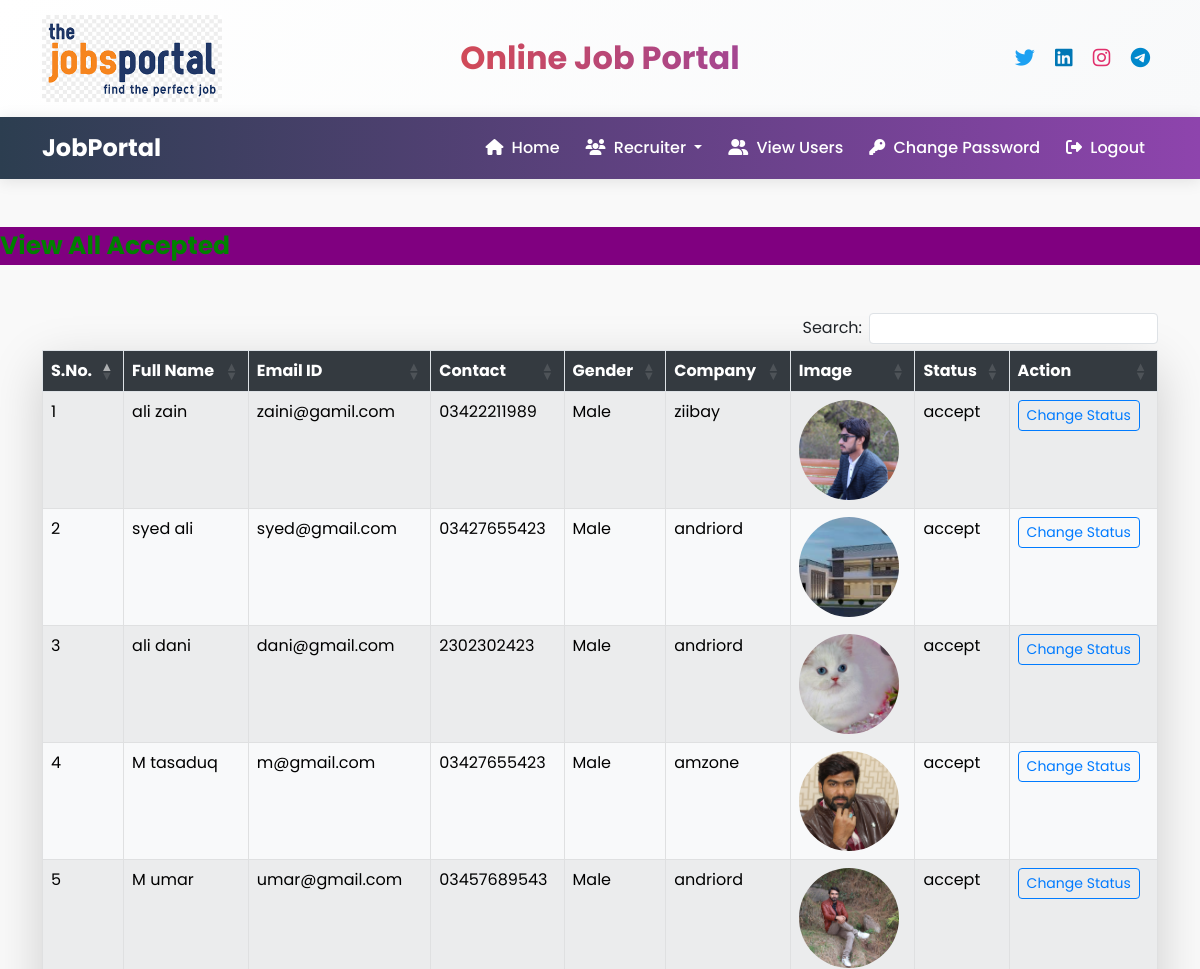
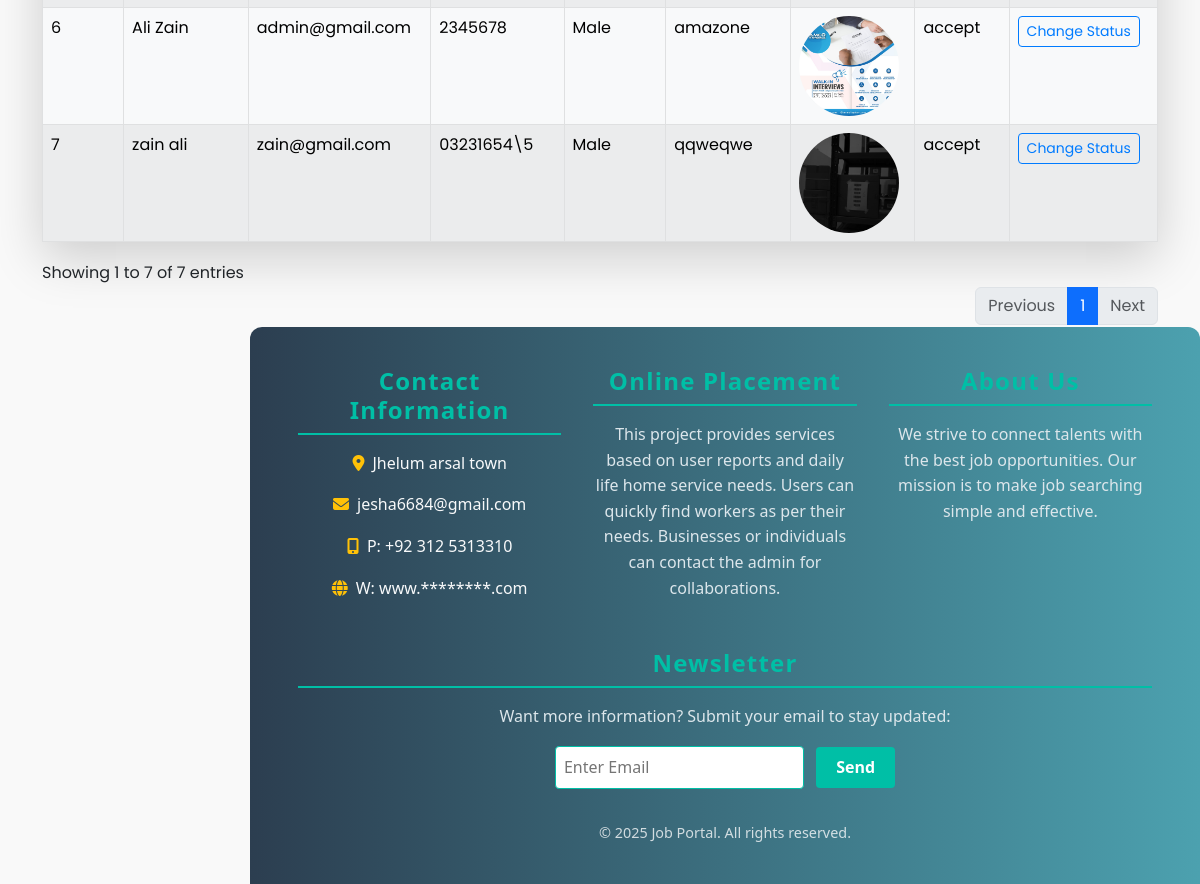
The page /recruiter_accepted/ (signed in) on the database its author committed (2 pictures, top to bottom).
### job/models.py (models this page shows, shortened)
class Recruiter(models.Model):
    user = models.ForeignKey(User, on_delete=models.CASCADE)
    mobile = models.CharField(max_length=15, null=True)
    image = models.FileField(null=True)
    gender = models.CharField(max_length=15, null=True)
    type = models.CharField(max_length=15, null=True)
    company = models.CharField(max_length=150, null=True)
    status = models.CharField(max_length=25, null=True)

### job/views.py (the view)
# urls.py: path('recruiter_accepted/', views.recruiter_accepted, name='recruiter_accepted'),
def recruiter_accepted(request):
    if not request.user.is_authenticated:
        return redirect('admin_login')
    data = Recruiter.objects.filter(status='accept')
    d = {'data':data}
    return render(request, 'recruiter_accepted.html', d)

### job/templates/recruiter_accepted.html (shortened to what this page needs)
{% load static %}
{% block body %}
{% include 'admin_nava.html' %}
<marquee style="font-size:25px; color:green; background-color:purple; font-weight:bold; margin-top:1%;">
   View All Accepted
</marquee>
<div class="container mt-5">
   <table class="table table-striped table-bordered table-hover table-responsive shadow-lg" id="example">
      <thead class="thead-dark">
         <tr>
            <th>S.No.</th>
            <th>Full Name</th>
            <th>Email ID</th>
            <th>Contact</th>
            <th>Gender</th>
            <th>Company</th>
            <th>Image</th>
            <th>Status</th>
            <th>Action</th>
         </tr>
      </thead>
      <tbody>
         {% for i in data %}
         <tr class="table-light">
            <td>{{ forloop.counter }}</td>
            <td>{{ i.user.first_name }} {{ i.user.last_name }}</td>
            <td>{{ i.user.username }}</td>
            <td>{{ i.mobile }}</td>
            <td>{{ i.gender }}</td>
            <td>{{ i.company }}</td>
            <td><img src="{{ i.image.url }}" height="100px" width="100px" class="rounded-circle" /></td>
            <td>
               {% if i.status == 'Accepted' %}
                  <span >{{ i.status }}</span>
               {% else %}
                  <span >{{ i.status }}</span>
               {% endif %}
            </td>
            <td>
               <a href="{% url 'change_status' i.id %}" class="btn btn-outline-primary btn-sm">Change Status</a>
            </td>
         </tr>
         {% endfor %}
      </tbody>
   </table>
</div>
{% include 'footer.html' %}
{% endblock %}

### job/templates/admin_nava.html (style rules this page uses)
:root { --primary-color: #8e44ad; --secondary-color: #3498db; --dark-color: #2c3e50; --light-color: #ecf0f1; --accent-color: #e74c3c; }
body { font-family: 'Poppins', sans-serif; background-color: #f9f9f9; }

### job/templates/recruiter_accepted.html (style rules this page uses)
table { width: 100%; margin-top: 20px; }
.thead-dark th { background-color: #343a40; color: white; font-weight: bold; }
img { object-fit: cover; }
.btn-outline-primary { border-color: #007bff; color: #007bff; }

### rows shown on the page
Recruiter: user.first_name "ali", user.last_name "zain", user.username "zaini@gamil.com", mobile "03422211989", gender "Male", company "ziibay", image (picture), status "accept"
Recruiter: user.first_name "syed", user.last_name "ali", user.username "syed@gmail.com", mobile "03427655423", gender "Male", company "andriord", image (picture), status "accept"
Recruiter: user.first_name "ali", user.last_name "dani", user.username "dani@gmail.com", mobile "2302302423", gender "Male", company "andriord", image (picture), status "accept"
Recruiter: user.first_name "M", user.last_name "tasaduq", user.username "m@gmail.com", mobile "03427655423", gender "Male", company "amzone", image (picture), status "accept"
Recruiter: user.first_name "M", user.last_name "umar", user.username "umar@gmail.com", mobile "03457689543", gender "Male", company "andriord", image (picture), status "accept"
Recruiter: user.first_name "Ali", user.last_name "Zain", user.username "admin@gmail.com", mobile "2345678", gender "Male", company "amazone", image (picture), status "accept"
Recruiter: user.first_name "zain", user.last_name "ali", user.username "zain@gmail.com", mobile "03231654\\5", gender "Male", company "qqweqwe", image (picture), status "accept"

### other values the page prints
{{ year|default:"2025" }} "2025"
